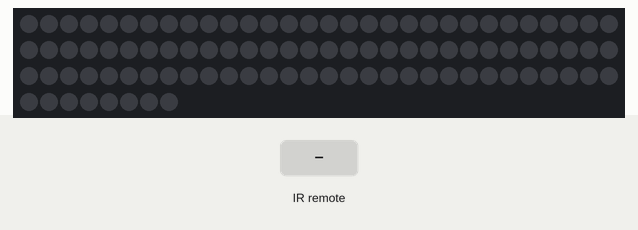
The sketch below on a simulated Arduino Uno, built with avr-gcc and run on an emulated ATmega328P. Parts: 98 RGB LEDs in strip order, left to right, continuing on the next row. The inputs (shaded band) are chosen by the test bench. Dim RGB values are drawn brighter than linear.

Above: at 1.2 s.
1.3 s: infrared code 0xFF10EF received
At 3.4 s:
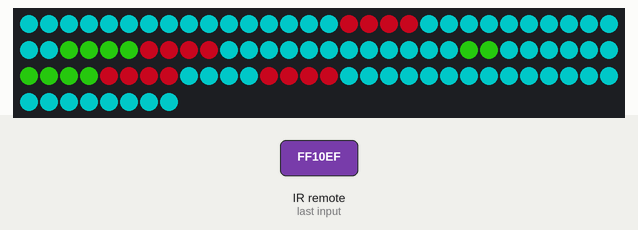
4.0 s: infrared code 0xFFB04F received
At 6.4 s:
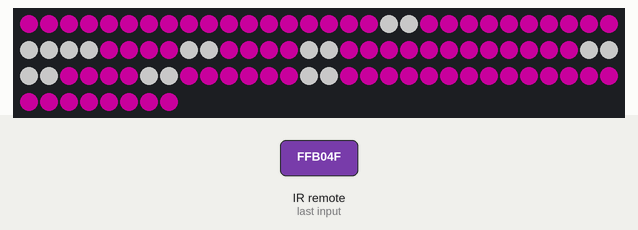
6.7 s: infrared code 0xFF708F received
At 8.7 s:
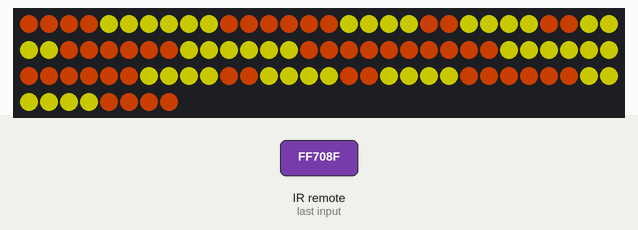
9.4 s: infrared code 0xFF906F received
At 11.8 s:
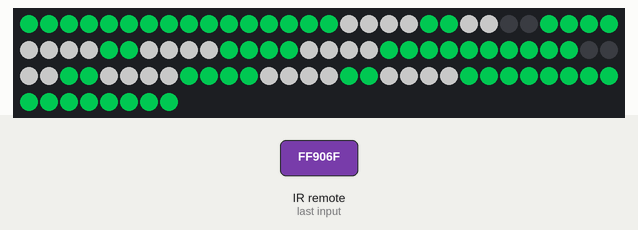
12.1 s: infrared code 0xFF1AE5 received
At 14.0 s:
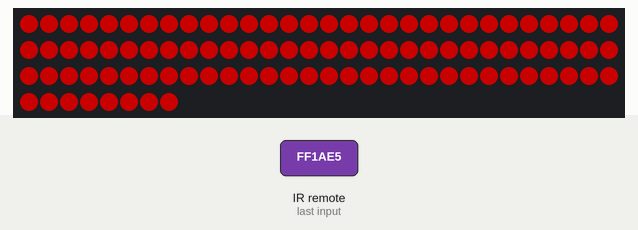
14.8 s: infrared code 0xFF0AF5 received
At 17.3 s:
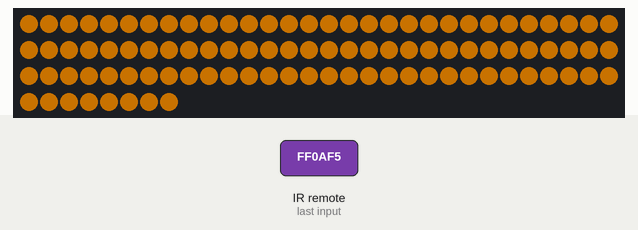
Timing chart, 0 to 18.5 s (numbered marks = the images above; inputs shaded):
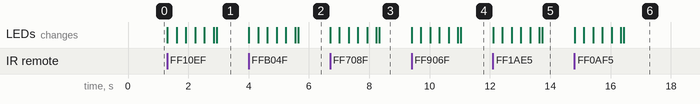

Measured:
- after the input at 1.3 s, the LEDs: first change at once (image 1 shows a later state)
- after the input at 4.0 s, the LEDs: first change at once (image 2 shows a later state)
- after the input at 6.7 s, the LEDs: first change at once (image 3 shows a later state)
- after the input at 9.4 s, the LEDs: first change at once (image 4 shows a later state)
- after the input at 12.1 s, the LEDs: first change at once (image 5 shows a later state)
- after the input at 14.8 s, the LEDs: first change at once (image 6 shows a later state)

The sketch:

PixelDisplay_v2.1.ino
```cpp
// REMOTE CONTROL
#include <IRremote.h>
int RECV_PIN = 9;  // the IO pin connected to the IR reciever
IRrecv irrecv(RECV_PIN);
decode_results results;

// LED STRIP
#include <Adafruit_NeoPixel.h>
#ifdef __AVR__
 #include <avr/power.h> // Required for 16 MHz Adafruit Trinket
#endif
#define PIXEL_PIN    6  // Digital IO pin connected to the NeoPixels.
#define PIXEL_COUNT 98  // the number of pixels in the strip

// Declare our NeoPixel strip object:
Adafruit_NeoPixel strip(PIXEL_COUNT, PIXEL_PIN, NEO_GRB + NEO_KHZ800);

boolean isOff = true;

void setup()
{
  Serial.begin(9600);
  irrecv.enableIRIn(); // Start the receiver
  strip.begin(); // Initialize NeoPixel strip object (REQUIRED)
  strip.setBrightness(100);
  strip.show(); // Initialize all pixels to 'off'/
}

void loop() {
  if (irrecv.decode(&results)) {
//  Serial.println(results.value,DEC);  // to print the remote readings to serial

    // turn on and off
    if(results.value == 16712445){
      toggleOff();
    }
    // DIY 1
    else if (results.value == 16724175){
      drawHeart(30);
    }
    // DIY 2
    else if (results.value == 16756815){
      drawSmile(30);
    }
    // DIY 3
    else if (results.value == 16740495){
      drawBox(30);
    }
    // DIY 4
    else if (results.value == 16716015){
      drawCherry(30);
    }
    // DIY 5
    else if (results.value == 16748655){
      drawFace(30);
    }
    // DIY 6
    else if (results.value == 16732335){
      drawChart(30);
    }
    // Colors Buttons
    else {
      singleColor(results.value, 30);
    }


    irrecv.resume();
  }
}

/*****************************************
          A N I M A T I O N S
******************************************/
// turn the LED off
void animateOut(int wait){
  for(int i=1; i<=(strip.numPixels()/2); i++){
    for(int j=0; j<2; j++){
      strip.setPixelColor(pixelNumbers(i)+j, (0,0,0));
    }
    strip.show();
    delay(wait);
  }
}

/****************************************************************************/

// Single color
void singleColor(int button, int wait){
  uint32_t color = getColor(button);
  for(int i=1; i<=(strip.numPixels()/2); i++){
    for(int j=0; j<2; j++){
      strip.setPixelColor(pixelNumbers(i)+j, color);
    }
    strip.show();
    delay(wait);
  }
  isOff = false;
}

/****************************************************************************/

// Heart (DIY1)
void drawHeart(int wait){
  uint32_t r = strip.Color(255,000,000); //Red
  uint32_t w = strip.Color(255,255,255); //White
  uint32_t arr[] = {w,w,w,w,w,w,w,w,w,r,w,r,w,w,w,r,r,r,r,r,w,w,r,r,r,r,r,w,w,w,r,r,r,w,w,w,w,w,r,w,w,w,w,w,w,w,w,w,w};

  for(int i=1; i<=(strip.numPixels()/2); i++){
    for(int j=0; j<2; j++){
      strip.setPixelColor(pixelNumbers(i)+j, arr[i-1]);
    }
    strip.show();
    delay(wait);
  }

  isOff = false;
}

/****************************************************************************/

// Smile (DIY2)
void drawSmile(int wait){
  uint32_t p = strip.Color(255,000,200); //Pink
  uint32_t w = strip.Color(255,255,255); //White
  uint32_t arr[] = {p,p,p,p,p,p,p,p,p,w,p,w,p,p,p,p,w,p,w,p,p,p,p,p,p,p,p,p,p,w,p,p,p,w,p,p,p,w,w,w,p,p,p,p,p,p,p,p,p};

  for(int i=1; i<=(strip.numPixels()/2); i++){
    for(int j=0; j<2; j++){
      strip.setPixelColor(pixelNumbers(i)+j, arr[i-1]);
    }
    strip.show();
    delay(wait);
  }

  isOff = false;

}

/****************************************************************************/

// Orange Box (DIY3)
void drawBox(int wait){
  uint32_t y = strip.Color(255,255,000); //Yellow
  uint32_t o = strip.Color(255,80,000); //Orange
  uint32_t arr[] = {o,o,y,y,y,o,o,o,y,y,o,y,y,o,y,y,o,o,o,y,y,y,o,o,o,o,o,y,y,y,o,o,o,y,y,o,y,y,o,y,y,o,o,o,y,y,y,o,o};

  for(int i=1; i<=(strip.numPixels()/2); i++){
    for(int j=0; j<2; j++){
      strip.setPixelColor(pixelNumbers(i)+j, arr[i-1]);
    }
    strip.show();
    delay(wait);
  }

  isOff = false;
}

/****************************************************************************/

// Cherry (DIY4)
void drawCherry(int wait){
  uint32_t r = strip.Color(255,10,40); //Red
  uint32_t g = strip.Color(50,255,20); //Green
  uint32_t b = strip.Color(000,255,255); //Blue
  uint32_t arr[] = {b,b,b,b,b,b,b,b,b,b,g,b,b,b,b,b,g,b,g,b,b,b,b,g,b,g,b,b,b,r,r,b,r,r,b,b,r,r,b,r,r,b,b,b,b,b,b,b,b};

  for(int i=1; i<=(strip.numPixels()/2); i++){
    for(int j=0; j<2; j++){
      strip.setPixelColor(pixelNumbers(i)+j, arr[i-1]);
    }
    strip.show();
    delay(wait);
  }

  isOff = false;
}

/****************************************************************************/

// Green Face (DIY5)
void drawFace(int wait){
  uint32_t g = strip.Color(000,255,105); //Green
  uint32_t w = strip.Color(255,255,255); //Blue
  uint32_t k = strip.Color(000,000,000); //Black
  uint32_t arr[] = {g,g,g,g,g,g,g,g,w,k,g,w,k,g,g,w,w,g,w,w,g,g,g,g,g,g,g,g,g,w,w,w,w,w,g,g,w,w,w,w,w,g,g,g,g,g,g,g,g};

  for(int i=1; i<=(strip.numPixels()/2); i++){
    for(int j=0; j<2; j++){
      strip.setPixelColor(pixelNumbers(i)+j, arr[i-1]);
    }
    strip.show();
    delay(wait);
  }

  isOff = false;
}

/****************************************************************************/

// Mixed Color Chart (DIY6)
void drawChart(int wait){
  uint32_t p = strip.Color(255,20,100); //Pink
  uint32_t t = strip.Color(000,255,255); //Teal
  uint32_t arr[] = {t,t,t,t,t,t,t,t,t,t,t,t,t,t,p,t,t,t,t,p,t,t,p,t,t,p,t,p,p,p,p,t,p,p,p,p,p,p,p,p,p,p,p,p,p,p,p,p,p};

  for(int i=1; i<=(strip.numPixels()/2); i++){
    for(int j=0; j<2; j++){
      strip.setPixelColor(pixelNumbers(i)+j, arr[i-1]);
    }
    strip.show();
    delay(wait);
  }

  isOff = false;
}


/*****************************************
            C O N T R O L S
******************************************/

void toggleOff(){
  //turn on the display with the last color
  if(isOff){
    singleColor(16720605,30);
    isOff = false;
  }
  //turn off the display
  else{
    animateOut(30);
    isOff = true;
  }
}

/*****************************************
      H E L P E R   F U N C T I O N S
******************************************/
// get the start led number of the pixel
int pixelNumbers(int pixel){
  switch (pixel){
    case 1:
      return 0;
      break;
    case 2:
      return 26;
      break;
    case 3:
      return 28;
      break;
    case 4:
      return 54;
      break;
    case 5:
      return 56;
      break;
    case 6:
      return 82;
      break;
    case 7:
      return 84;
      break;
    case 8:
      return 86;
      break;
    case 9:
      return 80;
      break;
    case 10:
      return 58;
      break;
    case 11:
      return 52;
      break;
    case 12:
      return 30;
      break;
    case 13:
      return 24;
      break;
    case 14:
      return 2;
      break;
    case 15:
      return 4;
      break;
    case 16:
      return 22;
      break;
    case 17:
      return 32;
      break;
    case 18:
      return 50;
      break;
    case 19:
      return 60;
      break;
    case 20:
      return 78;
      break;
    case 21:
      return 88;
      break;
    case 22:
      return 90;
      break;
    case 23:
      return 76;
      break;
    case 24:
      return 62;
      break;
    case 25:
      return 48;
      break;
    case 26:
      return 34;
      break;
    case 27:
      return 20;
      break;
    case 28:
      return 6;
      break;
    case 29:
      return 8;
      break;
    case 30:
      return 18;
      break;
    case 31:
      return 36;
      break;
    case 32:
      return 46;
      break;
    case 33:
      return 64;
      break;
    case 34:
      return 74;
      break;
    case 35:
      return 92;
      break;
    case 36:
      return 94;
      break;
    case 37:
      return 72;
      break;
    case 38:
      return 66;
      break;
    case 39:
      return 44;
      break;
    case 40:
      return 38;
      break;
    case 41:
      return 16;
      break;
    case 42:
      return 10;
      break;
    case 43:
      return 12;
      break;
    case 44:
      return 14;
      break;
    case 45:
      return 40;
      break;
    case 46:
      return 42;
      break;
    case 47:
      return 68;
      break;
    case 48:
      return 70;
      break;
    case 49:
      return 96;
      break;
  }
}

// get the color from remote button
uint32_t getColor(int button){

  switch(button){
    //Red1
    case 16718565:
      return strip.Color(255,000,000);
      break;
    //Red2
    case 16722645:
      return strip.Color(255,105,000);
      break;
    //Red3
    case 16714485:
      return strip.Color(255,145,000);
      break;
    //Red4
    case 16726215:
      return strip.Color(255,185,000);
      break;
    //Red5
    case 16718055:
      return strip.Color(255,255,000);
      break;


    //Green1
    case 16751205:
      return strip.Color(000,255,000);
      break;
    //Green2
    case 16755285:
      return strip.Color(000,255,105);
      break;
    //Green3
    case 16747125:
      return strip.Color(000,255,145);
      break;
    //Green4
    case 16758855:
      return strip.Color(000,255,185);
      break;
    //Green5
    case 16750695:
      return strip.Color(000,255,255);
      break;


    //Blue1
    case 16753245:
      return strip.Color(000,000,255);
      break;
    //Blue2
    case 16749165:
      return strip.Color(105,000,255);
      break;
    //Blue3
    case 16757325:
      return strip.Color(145,000,255);
      break;
    //Blue4
    case 16742535:
      return strip.Color(185,000,230);
      break;
    //Blue5
    case 16734375:
      return strip.Color(255,000,200);
      break;


    //White1
    case 16720605:
      return strip.Color(255,255,255);
      break;
    //Whie2
    case 16716525:
      return strip.Color(255,241,224);
      break;
    //White3
    case 16724685:
      return strip.Color(255,214,170);
      break;
    //White4
    case 16775175:
      return strip.Color(255,197,143);
      break;
    //White5
    case 16767015:
      return strip.Color(255,147,041);
      break;
  }
}
```
